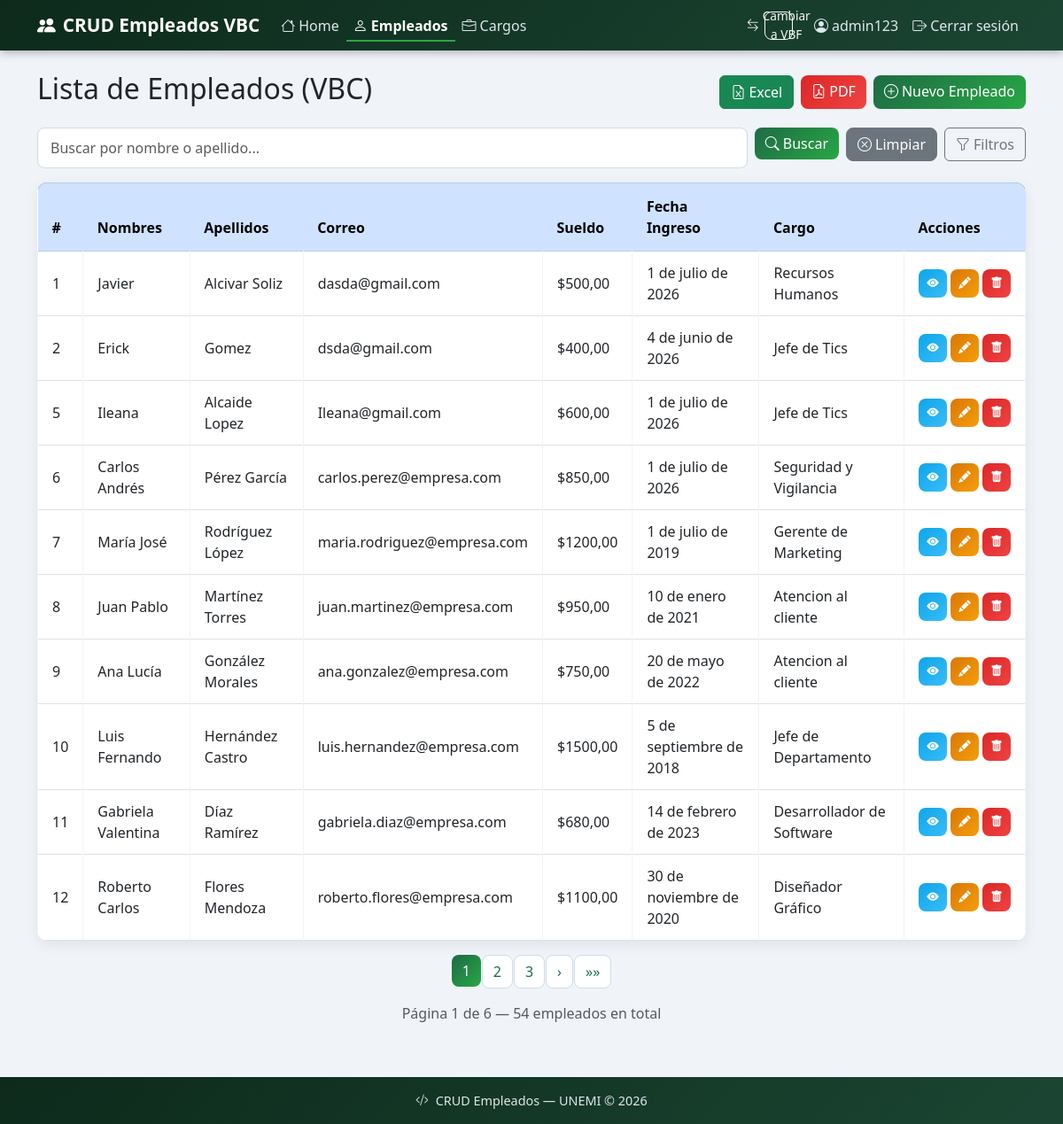
Page /vbc/empleados/ (signed in) on the committed database.
### empleados/models.py (models this page shows, shortened)
class Empleado(models.Model):
    nombres = models.CharField(max_length=100)
    apellidos = models.CharField(max_length=100)
    correo = models.EmailField()
    sueldo = models.DecimalField(max_digits=10, decimal_places=2)
    fecha_ingreso = models.DateField()
    cargo = models.ForeignKey(Cargo, on_delete=models.CASCADE)
    activo = models.BooleanField(default=True)

class Cargo(models.Model):
    nombre = models.CharField(max_length=100)
    descripcion = models.CharField(max_length=200, blank=True, null=True)
    def __str__(self):
        return self.nombre

### empleados_vbc/views.py (the view)
# urls.py: path('vbc/empleados/', views.EmpleadoListView.as_view(), name='vbc_empleado_lista'),
class EmpleadoListView(LoginRequiredMixin, ListView):
    model = Empleado
    template_name = 'empleados_vbc/empleado_lista.html'
    context_object_name = 'empleados'
    paginate_by = 10
    def get_queryset(self):
        queryset = Empleado.objects.select_related('cargo').all()
        query = self.request.GET.get('q', '')
        cargo_filtro = self.request.GET.get('cargo', '')
        fecha_desde = self.request.GET.get('fecha_desde', '')
        fecha_hasta = self.request.GET.get('fecha_hasta', '')
        sueldo_min = self.request.GET.get('sueldo_min', '')
        sueldo_max = self.request.GET.get('sueldo_max', '')
        estado = self.request.GET.get('estado', '')
        if query:
            queryset = queryset.filter(nombres__icontains=query) | queryset.filter(apellidos__icontains=query)
        if cargo_filtro:
            queryset = queryset.filter(cargo__id=cargo_filtro)
        if fecha_desde:
            queryset = queryset.filter(fecha_ingreso__gte=fecha_desde)
        if fecha_hasta:
            queryset = queryset.filter(fecha_ingreso__lte=fecha_hasta)
        if sueldo_min:
            queryset = queryset.filter(sueldo__gte=sueldo_min)
        if sueldo_max:
            queryset = queryset.filter(sueldo__lte=sueldo_max)
        if estado == 'activo':
            queryset = queryset.filter(activo=True)
        elif estado == 'inactivo':
            queryset = queryset.filter(activo=False)
        return queryset
    def get_context_data(self, **kwargs):
        context = super().get_context_data(**kwargs)
        context['query'] = self.request.GET.get('q', '')
        context['cargo_filtro'] = self.request.GET.get('cargo', '')
        context['fecha_desde'] = self.request.GET.get('fecha_desde', '')
        context['fecha_hasta'] = self.request.GET.get('fecha_hasta', '')
        context['sueldo_min'] = self.request.GET.get('sueldo_min', '')
        context['sueldo_max'] = self.request.GET.get('sueldo_max', '')
        context['estado'] = self.request.GET.get('estado', '')
        context['cargos'] = Cargo.objects.all()
        return context

### empleados_vbc/templates/empleados_vbc/empleado_lista.html (shortened to what this page needs)
{% extends 'empleados_vbc/base.html' %}
{% block content %}
<div class="d-flex justify-content-between align-items-center mb-3">
    <h2>Lista de Empleados (VBC)</h2>
    <div class="d-flex gap-2">
        <a href="{% url 'vbc_exportar_excel' %}" class="btn btn-success">
            <i class="bi bi-file-earmark-excel me-1"></i>Excel
        </a>
        <a href="{% url 'vbc_exportar_pdf' %}" class="btn btn-danger">
            <i class="bi bi-file-earmark-pdf me-1"></i>PDF
        </a>
        <a href="{% url 'vbc_empleado_crear' %}" class="btn btn-primary">
            <i class="bi bi-plus-circle me-1"></i>Nuevo Empleado
        </a>
    </div>
</div>
<form method="GET" class="mb-3">
    <div class="row g-2">
        <div class="col">
            <input type="text" name="q" class="form-control" placeholder="Buscar por nombre o apellido..." value="{{ query }}">
        </div>
        <div class="col-auto">
            <button type="submit" class="btn btn-primary">
                <i class="bi bi-search me-1"></i>Buscar
            </button>
        </div>
        <div class="col-auto">
            <a href="{% url 'vbc_empleado_lista' %}" class="btn btn-secondary">
                <i class="bi bi-x-circle me-1"></i>Limpiar
            </a>
        </div>
        <div class="col-auto">
            <button class="btn btn-outline-secondary" type="button" data-bs-toggle="collapse" data-bs-target="#filtros">
                <i class="bi bi-funnel me-1"></i>Filtros
            </button>
        </div>
    </div>
</form>
<table class="table table-bordered table-hover">
    <thead class="table-primary">
        <tr>
            <th>#</th>
            <th>Nombres</th>
            <th>Apellidos</th>
            <th>Correo</th>
            <th>Sueldo</th>
            <th>Fecha Ingreso</th>
            <th>Cargo</th>
            <th>Acciones</th>
        </tr>
    </thead>
    <tbody>
        {% for empleado in empleados %}
        <tr>
            <td>{{ empleado.id }}</td>
            <td>{{ empleado.nombres }}</td>
            <td>{{ empleado.apellidos }}</td>
            <td>{{ empleado.correo }}</td>
            <td>${{ empleado.sueldo }}</td>
            <td>{{ empleado.fecha_ingreso }}</td>
            <td>{{ empleado.cargo }}</td>
            <td>
                <div class="d-flex gap-1">
                    <a href="{% url 'empleado_detalle' empleado.pk %}" class="btn btn-info btn-sm" title="Ver">
                        <i class="bi bi-eye-fill"></i>
                    </a>
                    <a href="{% url 'empleado_editar' empleado.pk %}" class="btn btn-warning btn-sm" title="Editar">
                        <i class="bi bi-pencil-fill"></i>
                    </a>
                    <button class="btn btn-danger btn-sm btn-eliminar" title="Eliminar"
                        data-pk="{{ empleado.pk }}"
                        data-nombre="{{ empleado.nombres }} {{ empleado.apellidos }}">
                        <i class="bi bi-trash-fill"></i>
                    </button>
                </div>
            </td>
                                </tr>
        {% empty %}
        <tr>
            <td colspan="8" class="text-center">No se encontraron empleados.</td>
        </tr>
        {% endfor %}
    </tbody>
</table>
<nav class="mt-3">
    <ul class="pagination justify-content-center">
        {% for num in page_obj.paginator.page_range %}
        {% if page_obj.number == num %}
        <li class="page-item active">
            <span class="page-link">{{ num }}</span>
        </li>
        {% elif num > page_obj.number|add:'-3' and num < page_obj.number|add:'3' %}
        <li class="page-item">
            <a class="page-link" href="?page={{ num }}&q={{ query }}&cargo={{ cargo_filtro }}&fecha_desde={{ fecha_desde }}&fecha_hasta={{ fecha_hasta }}&sueldo_min={{ sueldo_min }}&sueldo_max={{ sueldo_max }}">{{ num }}</a>
        </li>
        {% endif %}
        {% endfor %}
        {% if page_obj.has_next %}
        <li class="page-item">
            <a class="page-link" href="?page={{ page_obj.next_page_number }}&q={{ query }}&cargo={{ cargo_filtro }}&fecha_desde={{ fecha_desde }}&fecha_hasta={{ fecha_hasta }}&sueldo_min={{ sueldo_min }}&sueldo_max={{ sueldo_max }}">›</a>
        </li>
        <li class="page-item">
            <a class="page-link" href="?page={{ page_obj.paginator.num_pages }}&q={{ query }}&cargo={{ cargo_filtro }}&fecha_desde={{ fecha_desde }}&fecha_hasta={{ fecha_hasta }}&sueldo_min={{ sueldo_min }}&sueldo_max={{ sueldo_max }}">»»</a>
        </li>
        {% endif %}
    </ul>
    <p class="text-center text-muted">Página {{ page_obj.number }} de {{ page_obj.paginator.num_pages }} — {{ page_obj.paginator.count }} empleados en total</p>
</nav>
{% endblock %}

### empleados_vbc/templates/empleados_vbc/base.html (shortened to what this page needs)
{% load static %}
<!DOCTYPE html>
<html lang="es">
<head>
    <link href="https://cdn.jsdelivr.net/npm/bootstrap@5.3.0/dist/css/bootstrap.min.css" rel="stylesheet">
    <link href="https://cdn.jsdelivr.net/npm/bootstrap-icons@1.11.0/font/bootstrap-icons.css" rel="stylesheet">
    <link rel="stylesheet" href="{% static 'empleados_vbc/css/styles.css' %}">
</head>
<body>
    <nav class="navbar navbar-expand-lg navbar-dark">
        <div class="container">
            <a class="navbar-brand" href="{% url 'home' %}">
                <i class="bi bi-people-fill me-2"></i>CRUD Empleados VBC
            </a>
            <div class="collapse navbar-collapse" id="navbarNav">
                <ul class="navbar-nav me-auto">
                    <li class="nav-item">
                        <a class="nav-link {% if request.resolver_match.url_name == 'home' %}active fw-bold{% endif %}" href="{% url 'home' %}">
                            <i class="bi bi-house me-1"></i>Home
                        </a>
                    </li>
                    <li class="nav-item">
                        <a class="nav-link {% if 'vbc_empleado' in request.resolver_match.url_name %}active fw-bold{% endif %}" href="{% url 'vbc_empleado_lista' %}">
                            <i class="bi bi-person me-1"></i>Empleados
                        </a>
                    </li>
                    <li class="nav-item">
                        <a class="nav-link {% if 'vbc_cargo' in request.resolver_match.url_name %}active fw-bold{% endif %}" href="{% url 'vbc_cargo_lista' %}">
                            <i class="bi bi-briefcase me-1"></i>Cargos
                        </a>
                    </li>
                </ul>
                <ul class="navbar-nav ms-auto align-items-center">
                    <li class="nav-item">
                        <a class="btn btn-outline-light btn-sm me-3" href="{% url 'empleado_lista' %}">
                            <i class="bi bi-arrow-left-right me-1"></i>Cambiar a VBF
                        </a>
                    </li>
                    <li class="nav-item">
                        <a class="nav-link" href="{% url 'perfil' %}">
                            <i class="bi bi-person-circle me-1"></i>{{ request.user.username }}
                        </a>
                    </li>
                    <li class="nav-item">
                        <a class="nav-link" href="{% url 'logout' %}">
                            <i class="bi bi-box-arrow-right me-1"></i>Cerrar sesión
                        </a>
                    </li>
                </ul>
            </div>
        </div>
    </nav>
    <div class="container mt-4">
        {% block content %}{% endblock %}
    </div>
    <footer>
        <p class="mb-0"><i class="bi bi-code-slash me-2"></i>CRUD Empleados — UNEMI © 2026</p>
    </footer>
</body>
</html>

### empleados_vbc/static/empleados_vbc/css/styles.css (style rules this page uses)
:root { --verde-oscuro: #0d2a1b; --verde-medio: #1b4532; --verde-acento: #1e6b45; --verde-claro: #28a745; --texto-claro: #e0e6ed; }
body { background-color: #f0f4f8; font-family: 'Segoe UI', sans-serif; }
.navbar { background: linear-gradient(135deg, var(--verde-oscuro), var(--verde-medio)) !important; box-shadow: 0 2px 10px rgba(0,0,0,0.3); }
.navbar-brand { font-weight: 700; font-size: 1.3rem; color: white !important; }
.nav-link { color: var(--texto-claro) !important; transition: color 0.2s; }
.table { border-radius: 12px; overflow: hidden; box-shadow: 0 4px 15px rgba(0,0,0,0.08); background: white; }
.table thead { background: linear-gradient(135deg, var(--verde-oscuro), var(--verde-medio)); color: white; }
.table thead th { border: none; font-weight: 600; padding: 14px 16px; }
.table tbody tr { transition: background 0.2s; }
.table tbody td { padding: 12px 16px; vertical-align: middle; border-color: #f0f4f8; }
.btn-primary { background: linear-gradient(135deg, var(--verde-acento), var(--verde-claro)); border: none; border-radius: 8px; font-weight: 500; transition: transform 0.2s, box-shadow 0.2s; }
.btn-warning { border-radius: 8px; font-weight: 500; }
.btn-danger { border-radius: 8px; font-weight: 500; }
.btn-secondary { border-radius: 8px; font-weight: 500; }
.form-control, .form-select { border-radius: 8px; border: 1px solid #d0dce8; padding: 10px 14px; transition: border-color 0.2s, box-shadow 0.2s; }
.page-link { border-radius: 8px !important; margin: 0 2px; color: var(--verde-acento); border: 1px solid #d0dce8; }
.page-item.active .page-link { background: linear-gradient(135deg, var(--verde-acento), var(--verde-claro)); border: none; }
footer { background: linear-gradient(135deg, var(--verde-oscuro), var(--verde-medio)); color: var(--texto-claro); text-align: center; padding: 16px; margin-top: 60px; font-size: 0.9rem; }
.navbar .nav-link.active { color: white !important; border-bottom: 2px solid var(--verde-claro); padding-bottom: 4px; }
.btn-sm { width: 32px; height: 32px; padding: 0; display: inline-flex; align-items: center; justify-content: center; border-radius: 8px; font-size: 0.85rem; transition: all 0.2s; }
.btn-info { background: linear-gradient(135deg, #0ea5e9, #38bdf8); border: none; color: white; }
.btn-warning { background: linear-gradient(135deg, #d97706, #f59e0b); border: none; color: white; }
.btn-danger { background: linear-gradient(135deg, #dc2626, #ef4444); border: none; color: white; }

### rows in the picture
Empleado: id "1", nombres "Javier", apellidos "Alcivar Soliz", correo "dasda@gmail.com", sueldo "500,00", fecha_ingreso "1 de julio de 2026", cargo "Recursos Humanos"
Empleado: id "2", nombres "Erick", apellidos "Gomez", correo "dsda@gmail.com", sueldo "400,00", fecha_ingreso "4 de junio de 2026", cargo "Jefe de Tics"
Empleado: id "5", nombres "Ileana", apellidos "Alcaide Lopez", correo "Ileana@gmail.com", sueldo "600,00", fecha_ingreso "1 de julio de 2026", cargo "Jefe de Tics"
Empleado: id "6", nombres "Carlos Andrés", apellidos "Pérez García", correo "carlos.perez@empresa.com", sueldo "850,00", fecha_ingreso "1 de julio de 2026", cargo "Seguridad y Vigilancia"
Empleado: id "7", nombres "María José", apellidos "Rodríguez López", correo "maria.rodriguez@empresa.com", sueldo "1200,00", fecha_ingreso "1 de julio de 2019", cargo "Gerente de Marketing"
Empleado: id "8", nombres "Juan Pablo", apellidos "Martínez Torres", correo "juan.martinez@empresa.com", sueldo "950,00", fecha_ingreso "10 de enero de 2021", cargo "Atencion al cliente"
Empleado: id "9", nombres "Ana Lucía", apellidos "González Morales", correo "ana.gonzalez@empresa.com", sueldo "750,00", fecha_ingreso "20 de mayo de 2022", cargo "Atencion al cliente"
Empleado: id "10", nombres "Luis Fernando", apellidos "Hernández Castro", correo "luis.hernandez@empresa.com", sueldo "1500,00", fecha_ingreso "5 de septiembre de 2018", cargo "Jefe de Departamento"
Empleado: id "11", nombres "Gabriela Valentina", apellidos "Díaz Ramírez", correo "gabriela.diaz@empresa.com", sueldo "680,00", fecha_ingreso "14 de febrero de 2023", cargo "Desarrollador de Software"
Empleado: id "12", nombres "Roberto Carlos", apellidos "Flores Mendoza", correo "roberto.flores@empresa.com", sueldo "1100,00", fecha_ingreso "30 de noviembre de 2020", cargo "Diseñador Gráfico"

### other values in the picture
{{ request.user.username }} "admin123"
{{ num }} "1"
{{ num }} "2" "3"
{{ page_obj.number }} "1"
{{ page_obj.paginator.num_pages }} "6"
{{ page_obj.paginator.count }} "54"
